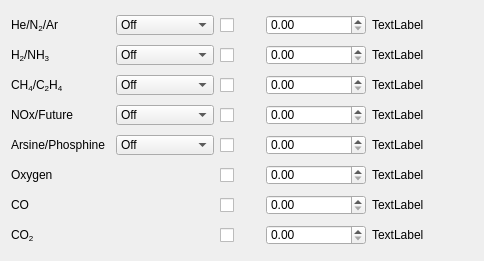
       <widget class="QWidget" name="gridLayoutWidget">
        <property name="geometry">
         <rect>
          <x>10</x>
          <y>20</y>
          <width>484</width>
          <height>261</height>
         </rect>
        </property>
        <layout class="QGridLayout" name="gridLayout">
         <item row="1" column="2">
          <widget class="QCheckBox" name="checkBox_ch1_mnf1_enable">
           <property name="enabled">
            <bool>true</bool>
           </property>
           <property name="sizePolicy">
            <sizepolicy hsizetype="Fixed" vsizetype="Fixed">
             <horstretch>0</horstretch>
             <verstretch>0</verstretch>
            </sizepolicy>
           </property>
           <property name="maximumSize">
            <size>
             <width>16777215</width>
             <height>20</height>
            </size>
           </property>
           <property name="text">
            <string/>
           </property>
          </widget>
         </item>
         <item row="1" column="1">
          <widget class="QComboBox" name="comboBox_ch1_mnf1_gas">
           <property name="maximumSize">
            <size>
             <width>100</width>
             <height>20</height>
            </size>
           </property>
           <item>
            <property name="text">
             <string>Off</string>
            </property>
           </item>
           <item>
            <property name="text">
             <string>Helium</string>
            </property>
           </item>
           <item>
            <property name="text">
             <string>Nitrogen</string>
            </property>
           </item>
           <item>
            <property name="text">
             <string>Argon</string>
            </property>
           </item>
          </widget>
         </item>
         <item row="1" column="0">
          <widget class="QLabel" name="label_9">
           <property name="maximumSize">
            <size>
             <width>120</width>
             <height>20</height>
            </size>
           </property>
           <property name="text">
            <string>&lt;html&gt;&lt;head/&gt;&lt;body&gt;&lt;p&gt;He/N&lt;span style=&quot; vertical-align:sub;&quot;&gt;2&lt;/span&gt;/Ar&lt;/p&gt;&lt;/body&gt;&lt;/html&gt;</string>
           </property>
          </widget>
         </item>
         <item row="8" column="4">
          <widget class="QDoubleSpinBox" name="spinBox_ch1_mnf8_mfc_sp">
           <property name="minimumSize">
            <size>
             <width>100</width>
             <height>0</height>
            </size>
           </property>
           <property name="maximumSize">
            <size>
             <width>100</width>
             <height>20</height>
            </size>
           </property>
           <property name="maximum">
            <double>201.000000000000000</double>
           </property>
          </widget>
         </item>
         <item row="8" column="2">
          <widget class="QCheckBox" name="checkBox_ch1_mnf8_enable">
           <property name="enabled">
            <bool>true</bool>
           </property>
           <property name="sizePolicy">
            <sizepolicy hsizetype="Fixed" vsizetype="Fixed">
             <horstretch>0</horstretch>
             <verstretch>0</verstretch>
            </sizepolicy>
           </property>
           <property name="maximumSize">
            <size>
             <width>16777215</width>
             <height>20</height>
            </size>
           </property>
           <property name="text">
            <string/>
           </property>
          </widget>
         </item>
         <item row="1" column="6">
          <widget class="QLabel" name="label_ch1_mnf1_mfc_status">
           <property name="minimumSize">
            <size>
             <width>20</width>
             <height>0</height>
            </size>
           </property>
           <property name="maximumSize">
            <size>
             <width>20</width>
             <height>20</height>
            </size>
           </property>
           <property name="autoFillBackground">
            <bool>true</bool>
           </property>
           <property name="text">
            <string/>
           </property>
          </widget>
         </item>
         <item row="4" column="0">
          <widget class="QLabel" name="label_51">
           <property name="maximumSize">
            <size>
             <width>120</width>
             <height>20</height>
            </size>
           </property>
           <property name="text">
            <string>NOx/Future</string>
           </property>
          </widget>
         </item>
         <item row="7" column="4">
          <widget class="QDoubleSpinBox" name="spinBox_ch1_mnf7_mfc_sp">
           <property name="minimumSize">
            <size>
             <width>100</width>
             <height>0</height>
            </size>
           </property>
           <property name="maximumSize">
            <size>
             <width>100</width>
             <height>20</height>
            </size>
           </property>
           <property name="maximum">
            <double>201.000000000000000</double>
           </property>
          </widget>
         </item>
         <item row="6" column="5">
          <widget class="QLabel" name="label_ch1_mnf6_mfc_rb">
           <property name="maximumSize">
            <size>
             <width>75</width>
             <height>20</height>
            </size>
           </property>
           <property name="text">
            <string>TextLabel</string>
           </property>
          </widget>
         </item>
         <item row="5" column="3">
          <widget class="QLabel" name="label_ch1_valve5_status">
           <property name="minimumSize">
            <size>
             <width>20</width>
             <height>20</height>
            </size>
           </property>
           <property name="maximumSize">
            <size>
             <width>20</width>
             <height>20</height>
            </size>
           </property>
           <property name="autoFillBackground">
            <bool>true</bool>
           </property>
           <property name="text">
            <string/>
           </property>
          </widget>
         </item>
         <item row="2" column="2">
          <widget class="QCheckBox" name="checkBox_ch1_mnf2_enable">
           <property name="enabled">
            <bool>true</bool>
           </property>
           <property name="sizePolicy">
            <sizepolicy hsizetype="Fixed" vsizetype="Fixed">
             <horstretch>0</horstretch>
             <verstretch>0</verstretch>
            </sizepolicy>
           </property>
           <property name="maximumSize">
            <size>
             <width>16777215</width>
             <height>20</height>
            </size>
           </property>
           <property name="text">
            <string/>
           </property>
          </widget>
         </item>
         <item row="6" column="4">
          <widget class="QDoubleSpinBox" name="spinBox_ch1_mnf6_mfc_sp">
           <property name="minimumSize">
            <size>
             <width>100</width>
             <height>0</height>
            </size>
           </property>
           <property name="maximumSize">
            <size>
             <width>100</width>
             <height>20</height>
            </size>
           </property>
           <property name="maximum">
            <double>201.000000000000000</double>
           </property>
          </widget>
         </item>
         <item row="6" column="2">
          <widget class="QCheckBox" name="checkBox_ch1_mnf6_enable">
           <property name="enabled">
            <bool>true</bool>
           </property>
           <property name="sizePolicy">
            <sizepolicy hsizetype="Fixed" vsizetype="Fixed">
             <horstretch>0</horstretch>
             <verstretch>0</verstretch>
            </sizepolicy>
           </property>
           <property name="maximumSize">
            <size>
             <width>16777215</width>
             <height>20</height>
            </size>
           </property>
           <property name="text">
            <string/>
           </property>
          </widget>
         </item>
         <item row="2" column="6">
          <widget class="QLabel" name="label_ch1_mnf2_mfc_status">
           <property name="minimumSize">
            <size>
             <width>20</width>
             <height>0</height>
            </size>
           </property>
           <property name="maximumSize">
            <size>
             <width>20</width>
             <height>20</height>
            </size>
           </property>
           <property name="autoFillBackground">
            <bool>true</bool>
           </property>
           <property name="text">
            <string/>
           </property>
          </widget>
         </item>
         <item row="6" column="0">
          <widget class="QLabel" name="label_12">
           <property name="maximumSize">
            <size>
             <width>120</width>
             <height>20</height>
            </size>
           </property>
           <property name="text">
            <string>Oxygen</string>
           </property>
          </widget>
         </item>
         <item row="5" column="1">
          <widget class="QComboBox" name="comboBox_ch1_mnf5_gas">
           <property name="maximumSize">
            <size>
             <width>100</width>
             <height>20</height>
            </size>
           </property>
           <item>
            <property name="text">
             <string>Off</string>
            </property>
           </item>
           <item>
            <property name="text">
             <string>Phosphine</string>
            </property>
           </item>
           <item>
            <property name="text">
             <string>Arsine</string>
            </property>
           </item>
          </widget>
         </item>
         <item row="6" column="6">
          <widget class="QLabel" name="label_ch1_mnf6_mfc_status">
           <property name="minimumSize">
            <size>
             <width>20</width>
             <height>0</height>
            </size>
           </property>
           <property name="maximumSize">
            <size>
             <width>20</width>
             <height>20</height>
            </size>
           </property>
           <property name="autoFillBackground">
            <bool>true</bool>
           </property>
           <property name="text">
            <string/>
           </property>
          </widget>
         </item>
         <item row="7" column="5">
          <widget class="QLabel" name="label_ch1_mnf7_mfc_rb">
           <property name="maximumSize">
            <size>
             <width>75</width>
             <height>20</height>
            </size>
           </property>
           <property name="text">
            <string>TextLabel</string>
           </property>
          </widget>
         </item>
         <item row="1" column="5">
          <widget class="QLabel" name="label_ch1_mnf1_mfc_rb">
           <property name="maximumSize">
            <size>
             <width>75</width>
             <height>20</height>
            </size>
           </property>
           <property name="text">
            <string>TextLabel</string>
           </property>
          </widget>
         </item>
         <item row="3" column="6">
          <widget class="QLabel" name="label_ch1_mnf3_mfc_status">
           <property name="minimumSize">
            <size>
             <width>20</width>
             <height>0</height>
            </size>
           </property>
           <property name="maximumSize">
            <size>
             <width>20</width>
             <height>20</height>
            </size>
           </property>
           <property name="autoFillBackground">
            <bool>true</bool>
           </property>
           <property name="text">
            <string/>
           </property>
          </widget>
         </item>
         <item row="3" column="3">
          <widget class="QLabel" name="label_ch1_valve3_status">
           <property name="minimumSize">
            <size>
             <width>20</width>
             <height>20</height>
            </size>
           </property>
           <property name="maximumSize">
            <size>
             <width>20</width>
             <height>20</height>
            </size>
           </property>
           <property name="autoFillBackground">
            <bool>true</bool>
           </property>
           <property name="text">
            <string/>
           </property>
          </widget>
         </item>
         <item row="2" column="1">
          <widget class="QComboBox" name="comboBox_ch1_mnf2_gas">
           <property name="maximumSize">
            <size>
             <width>100</width>
             <height>20</height>
            </size>
           </property>
           <item>
            <property name="text">
             <string>Off</string>
            </property>
           </item>
           <item>
            <property name="text">
             <string>Hydrogen</string>
            </property>
           </item>
           <item>
            <property name="text">
             <string>Ammonia</string>
            </property>
           </item>
          </widget>
         </item>
         <item row="4" column="5">
          <widget class="QLabel" name="label_ch1_mnf4_mfc_rb">
           <property name="maximumSize">
            <size>
             <width>75</width>
             <height>20</height>
            </size>
           </property>
           <property name="text">
            <string>TextLabel</string>
           </property>
          </widget>
         </item>
         <item row="2" column="3">
          <widget class="QLabel" name="label_ch1_valve2_status">
           <property name="minimumSize">
            <size>
             <width>20</width>
             <height>20</height>
            </size>
           </property>
           <property name="maximumSize">
            <size>
             <width>20</width>
             <height>20</height>
            </size>
           </property>
           <property name="autoFillBackground">
            <bool>true</bool>
           </property>
           <property name="text">
            <string/>
           </property>
          </widget>
         </item>
         <item row="4" column="1">
          <widget class="QComboBox" name="comboBox_ch1_mnf4_gas">
           <property name="maximumSize">
            <size>
             <width>100</width>
             <height>20</height>
            </size>
           </property>
           <item>
            <property name="text">
             <string>Off</string>
            </property>
           </item>
           <item>
            <property name="text">
             <string>Nitric Oxide</string>
            </property>
           </item>
           <item>
            <property name="text">
             <string>Future</string>
            </property>
           </item>
          </widget>
         </item>
         <item row="2" column="5">
          <widget class="QLabel" name="label_ch1_mnf2_mfc_rb">
           <property name="maximumSize">
            <size>
             <width>75</width>
             <height>20</height>
            </size>
           </property>
           <property name="text">
            <string>TextLabel</string>
           </property>
          </widget>
         </item>
         <item row="5" column="5">
          <widget class="QLabel" name="label_ch1_mnf5_mfc_rb">
           <property name="maximumSize">
            <size>
             <width>75</width>
             <height>20</height>
            </size>
           </property>
           <property name="text">
            <string>TextLabel</string>
           </property>
          </widget>
         </item>
         <item row="3" column="5">
          <widget class="QLabel" name="label_ch1_mnf3_mfc_rb">
           <property name="maximumSize">
            <size>
             <width>75</width>
             <height>20</height>
            </size>
           </property>
           <property name="text">
            <string>TextLabel</string>
           </property>
          </widget>
         </item>
         <item row="8" column="5">
          <widget class="QLabel" name="label_ch1_mnf8_mfc_rb">
           <property name="maximumSize">
            <size>
             <width>75</width>
             <height>20</height>
            </size>
           </property>
           <property name="text">
            <string>TextLabel</string>
           </property>
          </widget>
         </item>
         <item row="3" column="2">
          <widget class="QCheckBox" name="checkBox_ch1_mnf3_enable">
           <property name="enabled">
            <bool>true</bool>
           </property>
           <property name="sizePolicy">
            <sizepolicy hsizetype="Fixed" vsizetype="Fixed">
             <horstretch>0</horstretch>
             <verstretch>0</verstretch>
            </sizepolicy>
           </property>
           <property name="maximumSize">
            <size>
             <width>16777215</width>
             <height>20</height>
            </size>
           </property>
           <property name="text">
            <string/>
           </property>
          </widget>
         </item>
         <item row="7" column="2">
          <widget class="QCheckBox" name="checkBox_ch1_mnf7_enable">
           <property name="enabled">
            <bool>true</bool>
           </property>
           <property name="sizePolicy">
            <sizepolicy hsizetype="Fixed" vsizetype="Fixed">
             <horstretch>0</horstretch>
             <verstretch>0</verstretch>
            </sizepolicy>
           </property>
           <property name="maximumSize">
            <size>
             <width>16777215</width>
             <height>20</height>
            </size>
           </property>
           <property name="text">
            <string/>
           </property>
          </widget>
         </item>
         <item row="6" column="3">
          <widget class="QLabel" name="label_ch1_valve6_status">
           <property name="minimumSize">
            <size>
             <width>20</width>
             <height>20</height>
            </size>
           </property>
           <property name="maximumSize">
            <size>
             <width>20</width>
             <height>20</height>
            </size>
           </property>
           <property name="autoFillBackground">
            <bool>true</bool>
           </property>
           <property name="text">
            <string/>
           </property>
          </widget>
         </item>
         <item row="8" column="6">
          <widget class="QLabel" name="label_ch1_mnf8_mfc_status">
           <property name="minimumSize">
            <size>
             <width>20</width>
             <height>0</height>
            </size>
           </property>
           <property name="maximumSize">
            <size>
             <width>20</width>
             <height>20</height>
            </size>
           </property>
           <property name="autoFillBackground">
            <bool>true</bool>
           </property>
           <property name="text">
            <string/>
           </property>
          </widget>
         </item>
         <item row="4" column="2">
          <widget class="QCheckBox" name="checkBox_ch1_mnf4_enable">
           <property name="enabled">
            <bool>true</bool>
           </property>
           <property name="sizePolicy">
            <sizepolicy hsizetype="Fixed" vsizetype="Fixed">
             <horstretch>0</horstretch>
             <verstretch>0</verstretch>
            </sizepolicy>
           </property>
           <property name="maximumSize">
            <size>
             <width>16777215</width>
             <height>20</height>
            </size>
           </property>
           <property name="text">
            <string/>
           </property>
          </widget>
         </item>
         <item row="4" column="6">
          <widget class="QLabel" name="label_ch1_mnf4_mfc_status">
           <property name="minimumSize">
            <size>
             <width>20</width>
             <height>0</height>
            </size>
           </property>
           <property name="maximumSize">
            <size>
             <width>20</width>
             <height>20</height>
            </size>
           </property>
           <property name="autoFillBackground">
            <bool>true</bool>
           </property>
           <property name="text">
            <string/>
           </property>
          </widget>
         </item>
         <item row="2" column="4">
          <widget class="QDoubleSpinBox" name="spinBox_ch1_mnf2_mfc_sp">
           <property name="minimumSize">
            <size>
             <width>100</width>
             <height>0</height>
            </size>
           </property>
           <property name="maximumSize">
            <size>
             <width>100</width>
             <height>20</height>
            </size>
           </property>
           <property name="maximum">
            <double>201.000000000000000</double>
           </property>
          </widget>
         </item>
         <item row="1" column="4">
          <widget class="QDoubleSpinBox" name="spinBox_ch1_mnf1_mfc_sp">
           <property name="minimumSize">
            <size>
             <width>100</width>
             <height>0</height>
            </size>
           </property>
           <property name="maximumSize">
            <size>
             <width>100</width>
             <height>20</height>
            </size>
           </property>
           <property name="maximum">
            <double>201.000000000000000</double>
           </property>
          </widget>
         </item>
         <item row="7" column="6">
          <widget class="QLabel" name="label_ch1_mnf7_mfc_status">
           <property name="minimumSize">
            <size>
             <width>20</width>
             <height>0</height>
            </size>
           </property>
           <property name="maximumSize">
            <size>
             <width>20</width>
             <height>20</height>
            </size>
           </property>
           <property name="autoFillBackground">
            <bool>true</bool>
           </property>
           <property name="text">
            <string/>
           </property>
          </widget>
         </item>
         <item row="3" column="4">
          <widget class="QDoubleSpinBox" name="spinBox_ch1_mnf3_mfc_sp">
           <property name="minimumSize">
            <size>
             <width>100</width>
             <height>0</height>
            </size>
           </property>
           <property name="maximumSize">
            <size>
             <width>100</width>
             <height>20</height>
            </size>
           </property>
           <property name="maximum">
            <double>201.000000000000000</double>
           </property>
          </widget>
         </item>
         <item row="7" column="3">
          <widget class="QLabel" name="label_ch1_valve7_status">
           <property name="minimumSize">
            <size>
             <width>20</width>
             <height>20</height>
            </size>
           </property>
           <property name="maximumSize">
            <size>
             <width>20</width>
             <height>20</height>
            </size>
           </property>
           <property name="autoFillBackground">
            <bool>true</bool>
           </property>
           <property name="text">
            <string/>
           </property>
          </widget>
         </item>
         <item row="7" column="0">
          <widget class="QLabel" name="label_14">
           <property name="maximumSize">
            <size>
             <width>120</width>
             <height>20</height>
            </size>
           </property>
           <property name="text">
            <string>CO</string>
           </property>
          </widget>
         </item>
         <item row="3" column="0">
          <widget class="QLabel" name="label_11">
           <property name="maximumSize">
            <size>
             <width>120</width>
             <height>20</height>
            </size>
           </property>
           <property name="text">
            <string>&lt;html&gt;&lt;head/&gt;&lt;body&gt;&lt;p&gt;CH&lt;span style=&quot; vertical-align:sub;&quot;&gt;4&lt;/span&gt;/C&lt;span style=&quot; vertical-align:sub;&quot;&gt;2&lt;/span&gt;H&lt;span style=&quot; vertical-align:sub;&quot;&gt;4&lt;/span&gt;&lt;/p&gt;&lt;/body&gt;&lt;/html&gt;</string>
           </property>
          </widget>
         </item>
         <item row="8" column="3">
          <widget class="QLabel" name="label_ch1_valve8_status">
           <property name="minimumSize">
            <size>
             <width>20</width>
             <height>20</height>
            </size>
           </property>
           <property name="maximumSize">
            <size>
             <width>20</width>
             <height>20</height>
            </size>
           </property>
           <property name="autoFillBackground">
            <bool>true</bool>
           </property>
           <property name="text">
            <string/>
           </property>
          </widget>
         </item>
         <item row="4" column="4">
          <widget class="QDoubleSpinBox" name="spinBox_ch1_mnf4_mfc_sp">
           <property name="minimumSize">
            <size>
             <width>100</width>
             <height>0</height>
            </size>
           </property>
           <property name="maximumSize">
            <size>
             <width>100</width>
             <height>20</height>
            </size>
           </property>
           <property name="maximum">
            <double>201.000000000000000</double>
           </property>
          </widget>
         </item>
         <item row="3" column="1">
          <widget class="QComboBox" name="comboBox_ch1_mnf3_gas">
           <property name="maximumSize">
            <size>
             <width>100</width>
             <height>20</height>
            </size>
           </property>
           <item>
            <property name="text">
             <string>Off</string>
            </property>
           </item>
           <item>
            <property name="text">
             <string>Methane</string>
            </property>
           </item>
           <item>
            <property name="text">
             <string>Ethylene</string>
            </property>
           </item>
          </widget>
         </item>
         <item row="5" column="4">
          <widget class="QDoubleSpinBox" name="spinBox_ch1_mnf5_mfc_sp">
           <property name="minimumSize">
            <size>
             <width>100</width>
             <height>0</height>
            </size>
           </property>
           <property name="maximumSize">
            <size>
             <width>100</width>
             <height>20</height>
            </size>
           </property>
           <property name="maximum">
            <double>201.000000000000000</double>
           </property>
          </widget>
         </item>
         <item row="2" column="0">
          <widget class="QLabel" name="label_10">
           <property name="maximumSize">
            <size>
             <width>120</width>
             <height>20</height>
            </size>
           </property>
           <property name="text">
            <string>&lt;html&gt;&lt;head/&gt;&lt;body&gt;&lt;p&gt;H&lt;span style=&quot; vertical-align:sub;&quot;&gt;2&lt;/span&gt;/NH&lt;span style=&quot; vertical-align:sub;&quot;&gt;3&lt;/span&gt;&lt;/p&gt;&lt;/body&gt;&lt;/html&gt;</string>
           </property>
          </widget>
         </item>
         <item row="1" column="3">
          <widget class="QLabel" name="label_ch1_valve1_status">
           <property name="minimumSize">
            <size>
             <width>20</width>
             <height>20</height>
            </size>
           </property>
           <property name="maximumSize">
            <size>
             <width>20</width>
             <height>20</height>
            </size>
           </property>
           <property name="autoFillBackground">
            <bool>true</bool>
           </property>
           <property name="text">
            <string/>
           </property>
          </widget>
         </item>
         <item row="5" column="2">
          <widget class="QCheckBox" name="checkBox_ch1_mnf5_enable">
           <property name="enabled">
            <bool>true</bool>
           </property>
           <property name="sizePolicy">
            <sizepolicy hsizetype="Fixed" vsizetype="Fixed">
             <horstretch>0</horstretch>
             <verstretch>0</verstretch>
            </sizepolicy>
           </property>
           <property name="maximumSize">
            <size>
             <width>16777215</width>
             <height>20</height>
            </size>
           </property>
           <property name="text">
            <string/>
           </property>
          </widget>
         </item>
         <item row="4" column="3">
          <widget class="QLabel" name="label_ch1_valve4_status">
           <property name="minimumSize">
            <size>
             <width>20</width>
             <height>20</height>
            </size>
           </property>
           <property name="maximumSize">
            <size>
             <width>20</width>
             <height>20</height>
            </size>
           </property>
           <property name="autoFillBackground">
            <bool>true</bool>
           </property>
           <property name="text">
            <string/>
           </property>
          </widget>
         </item>
         <item row="5" column="6">
          <widget class="QLabel" name="label_ch1_mnf5_mfc_status">
           <property name="minimumSize">
            <size>
             <width>20</width>
             <height>0</height>
            </size>
           </property>
           <property name="maximumSize">
            <size>
             <width>20</width>
             <height>20</height>
            </size>
           </property>
           <property name="autoFillBackground">
            <bool>true</bool>
           </property>
           <property name="text">
            <string/>
           </property>
          </widget>
         </item>
         <item row="5" column="0">
          <widget class="QLabel" name="label_53">
           <property name="maximumSize">
            <size>
             <width>120</width>
             <height>20</height>
            </size>
           </property>
           <property name="text">
            <string>Arsine/Phosphine</string>
           </property>
          </widget>
         </item>
         <item row="8" column="0">
          <widget class="QLabel" name="label_18">
           <property name="maximumSize">
            <size>
             <width>120</width>
             <height>20</height>
            </size>
           </property>
           <property name="text">
            <string>&lt;html&gt;&lt;head/&gt;&lt;body&gt;&lt;p&gt;CO&lt;span style=&quot; vertical-align:sub;&quot;&gt;2&lt;/span&gt;&lt;/p&gt;&lt;/body&gt;&lt;/html&gt;</string>
           </property>
          </widget>
         </item>
        </layout>
       </widget>
